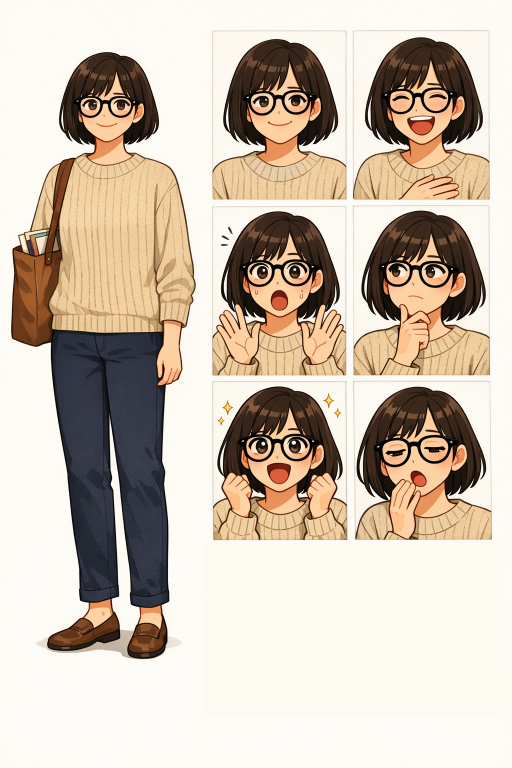
#> input picture 인스타툰/references/charsheet_hangyeol.png, 1024 x 1536 px (shown at 1/2 size)
$ python make_ref.py out.png
#> lines starting #> are read from the running program, lines starting #| are printed output that depends on the picture
"""references 폴더의 캐릭터 시트들을 가로로 이어 붙여 기준 이미지 한 장을 만든다.

openai-gpt-image의 edit_image는 기준 이미지를 한 장만 받기 때문에 필요하다.

사용법:
    python make_ref.py <저장 경로> [시트 파일명 ...]
시트 파일명을 생략하면 charsheet_hangyeol.png, charsheet_bookmark.png를 쓴다.
"""
import sys
from pathlib import Path

from PIL import Image

PROJECT = Path(__file__).resolve().parents[4]
REF_DIR = PROJECT / "references"
DEFAULT_SHEETS = ["charsheet_hangyeol.png", "charsheet_bookmark.png"]
BG = (253, 250, 241)


def main():
    if len(sys.argv) < 2:
        sys.exit("사용법: python make_ref.py <저장 경로> [시트 파일명 ...]")
    out_path = Path(sys.argv[1])
    names = sys.argv[2:] or DEFAULT_SHEETS
    sheets = [Image.open(REF_DIR / n).convert("RGB") for n in names]
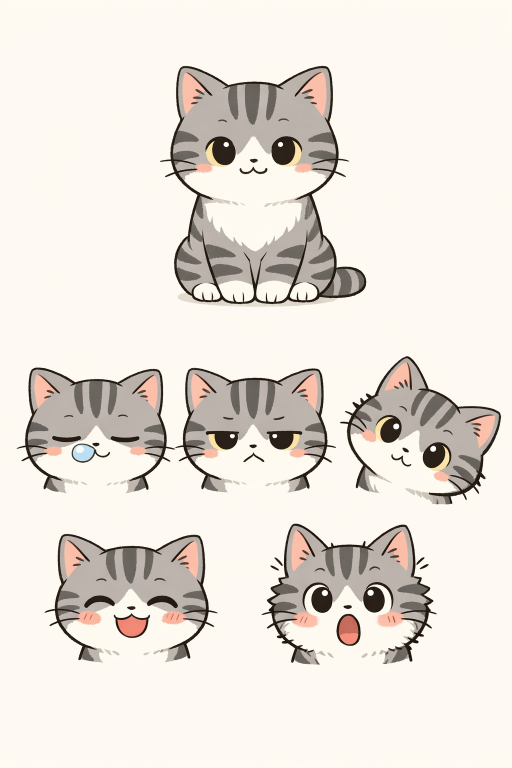
#> input picture 인스타툰/references/charsheet_bookmark.png, 1024 x 1536 px (shown at 1/2 size)
#> sheets = 2 items
    h = max(s.height for s in sheets)
#> h = 1536
    sheets = [s.resize((round(s.width * h / s.height), h)) for s in sheets]
    canvas = Image.new("RGB", (sum(s.width for s in sheets), h), BG)
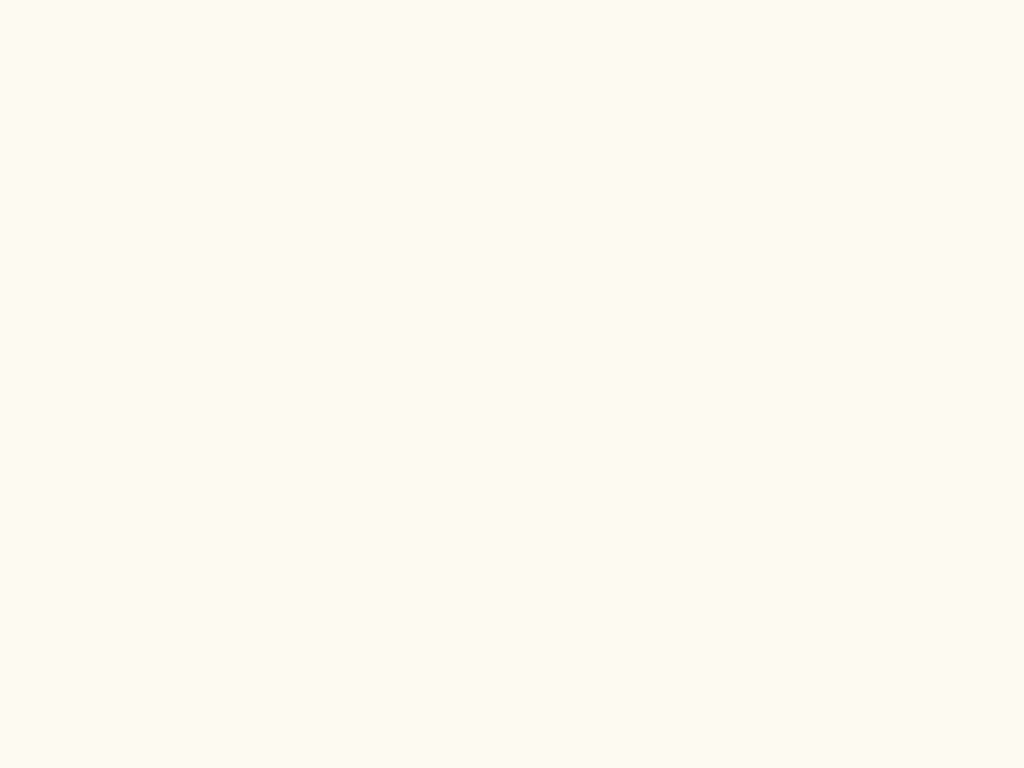
#> canvas: PIL image 2048x1536 RGB (shown at 1/2 size); mean R, G, B 253, 250, 241
    x = 0
    for s in sheets:
        canvas.paste(s, (x, 0))
        x += s.width
#> this loop made 2 passes
#> x on passes 1 to 2: 1024, 2048
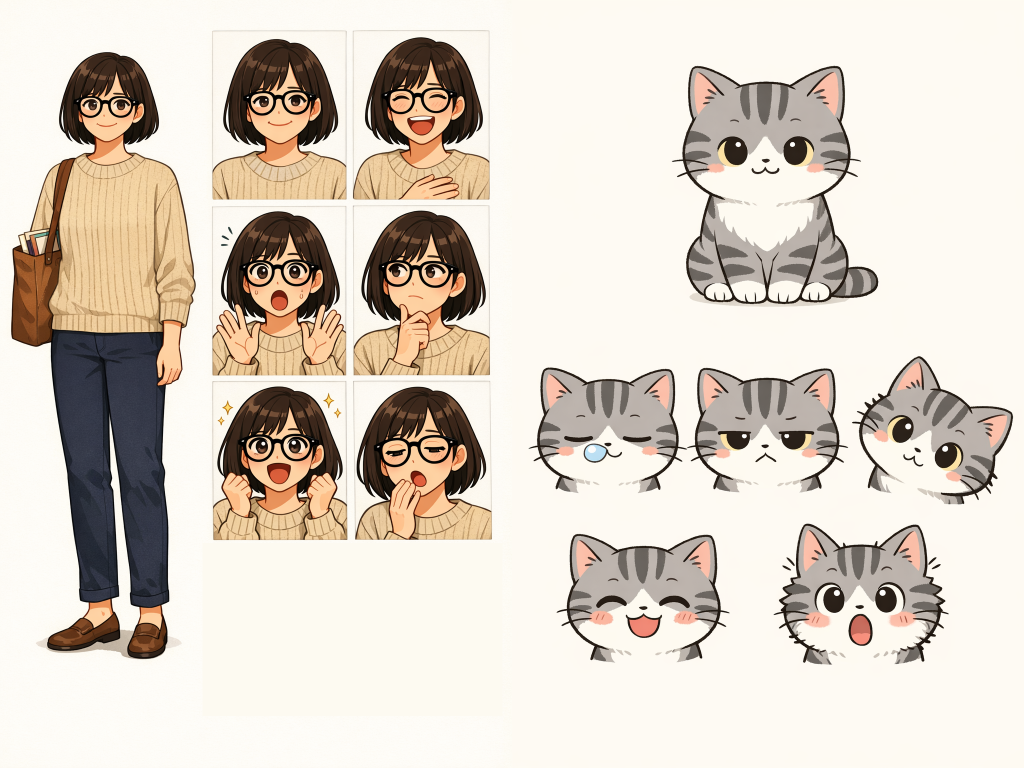
#> canvas: PIL image 2048x1536 RGB (shown at 1/2 size); mean R, G, B 219, 209.3, 198.1
#> after the loop, x = 2048
    out_path.parent.mkdir(parents=True, exist_ok=True)
    canvas.save(out_path)
    print(f"{out_path} ({canvas.width}x{canvas.height}) <- {', '.join(names)}")
#| out.png (2048x1536) <- charsheet_hangyeol.png, charsheet_bookmark.png


if __name__ == "__main__":
    sys.stdout.reconfigure(encoding="utf-8")
    main()
